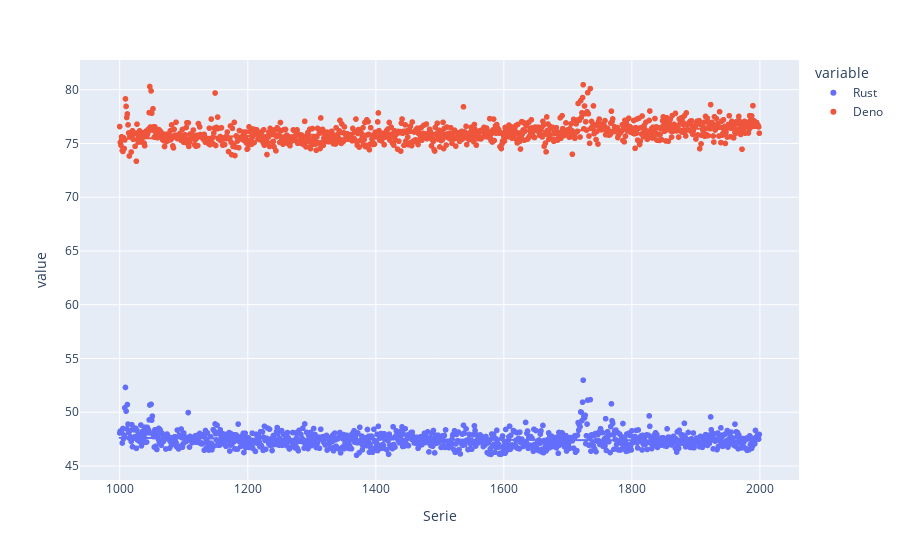

Here is the notebook cell this chart was saved with:
### Code cell
# Create trendlines
import plotly.express as px

fig_rs = px.scatter(hash_source_data, x="Serie", y=["Rust", "Deno"], trendline="ols", trendline_options=dict(log_x=True))
fig_rs.show()

### Figure 1 — Plotly figure (JSON) as saved in the notebook; plotly's stock layout.template omitted (floating-point values rounded to 4 significant figures; data arrays with more than 128 entries replaced by an {"elided": "..."} marker saying what was removed)
{"data": [{"hovertemplate": "variable=Rust<br>Serie=%{x}<br>value=%{y}<extra></extra>", "legendgroup": "Rust", "marker": {"color": "#636efa", "symbol": "circle"}, "mode": "markers", "name": "Rust", "showlegend": true, "type": "scattergl", "x": {"elided": "1000 int values"}, "xaxis": "x", "y": {"elided": "1000 float values"}, "yaxis": "y"}, {"hovertemplate": "<b>OLS trendline</b><br>value = -0.882816 * log10(Serie) + 50.2678<br>R<sup>2</sup>=0.010351<br><br>variable=Rust<br>Serie=%{x}<br>value=%{y} <b>(trend)</b><extra></extra>", "legendgroup": "Rust", "marker": {"color": "#636efa", "symbol": "circle"}, "mode": "lines", "name": "Rust", "showlegend": false, "type": "scattergl", "x": {"elided": "1000 int values"}, "xaxis": "x", "y": {"elided": "1000 float values"}, "yaxis": "y"}, {"hovertemplate": "variable=Deno<br>Serie=%{x}<br>value=%{y}<extra></extra>", "legendgroup": "Deno", "marker": {"color": "#EF553B", "symbol": "circle"}, "mode": "markers", "name": "Deno", "showlegend": true, "type": "scattergl", "x": {"elided": "1000 int values"}, "xaxis": "x", "y": {"elided": "1000 float values"}, "yaxis": "y"}, {"hovertemplate": "<b>OLS trendline</b><br>value = 3.41604 * log10(Serie) + 65.1737<br>R<sup>2</sup>=0.120149<br><br>variable=Deno<br>Serie=%{x}<br>value=%{y} <b>(trend)</b><extra></extra>", "legendgroup": "Deno", "marker": {"color": "#EF553B", "symbol": "circle"}, "mode": "lines", "name": "Deno", "showlegend": false, "type": "scattergl", "x": {"elided": "1000 int values"}, "xaxis": "x", "y": {"elided": "1000 float values"}, "yaxis": "y"}], "layout": {"legend": {"title": {"text": "variable"}, "tracegroupgap": 0}, "margin": {"t": 60}, "xaxis": {"anchor": "y", "domain": [0, 1], "title": {"text": "Serie"}}, "yaxis": {"anchor": "x", "domain": [0, 1], "title": {"text": "value"}}}}
